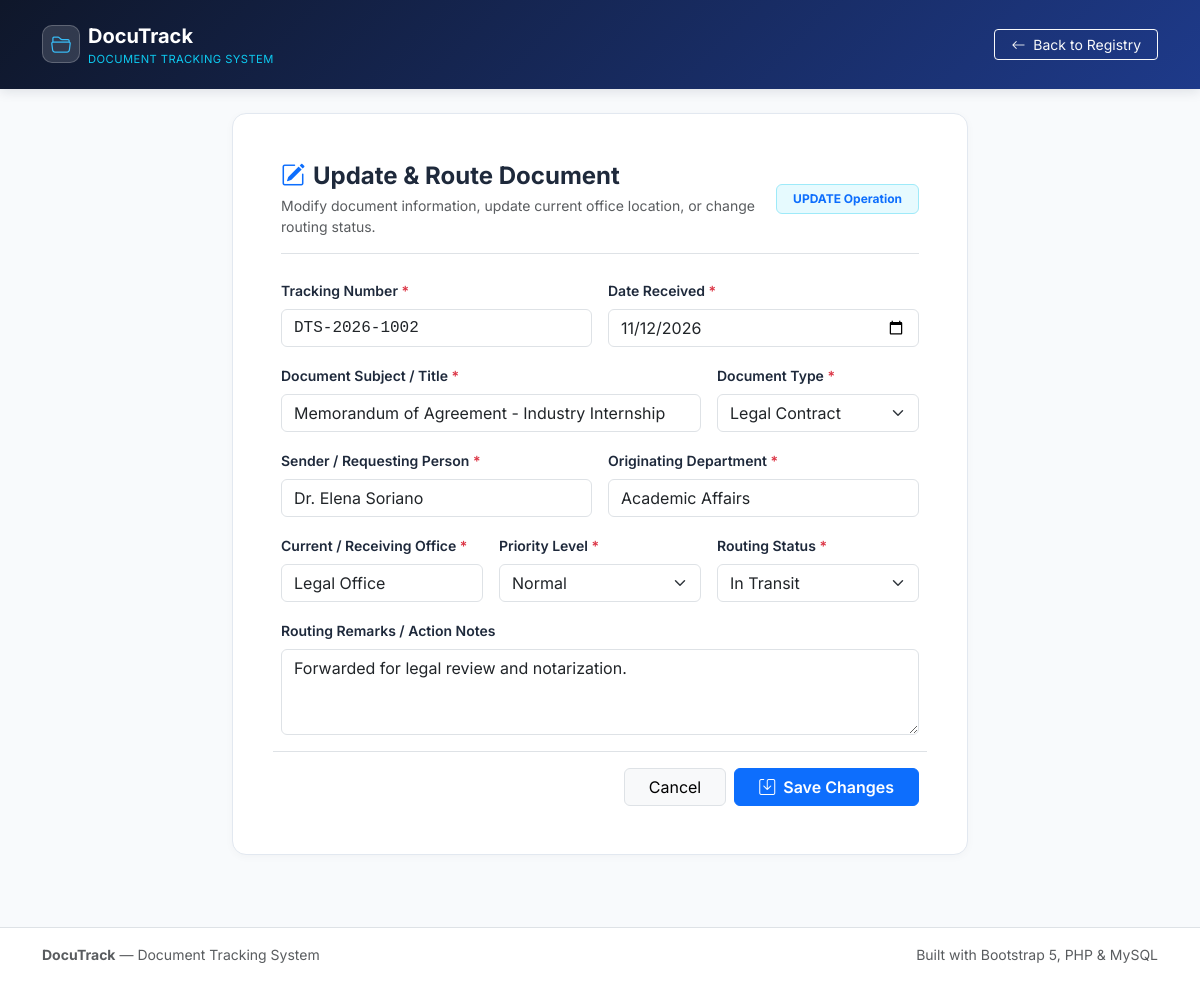
Page /edit.php?id=2 on the committed database.
### tables this page shows
CREATE TABLE IF NOT EXISTS `documents` (
  `id` INT(11) UNSIGNED NOT NULL AUTO_INCREMENT,
  `tracking_number` VARCHAR(30) NOT NULL,
  `title` VARCHAR(150) NOT NULL,
  `doc_type` VARCHAR(60) NOT NULL,
  `sender_name` VARCHAR(100) NOT NULL,
  `origin_dept` VARCHAR(100) NOT NULL,
  `current_office` VARCHAR(100) NOT NULL,
  `priority` ENUM('Low', 'Normal', 'High', 'Urgent') NOT NULL DEFAULT 'Normal',
  `status` ENUM('Pending', 'In Transit', 'Under Review', 'Approved', 'Completed', 'Returned') NOT NULL DEFAULT 'Pending',
  `date_received` DATE NOT NULL,
  `remarks` TEXT DEFAULT NULL,
  `created_at` TIMESTAMP NOT NULL DEFAULT CURRENT_TIMESTAMP,
  `updated_at` TIMESTAMP NOT NULL DEFAULT CURRENT_TIMESTAMP ON UPDATE CURRENT_TIMESTAMP,
  PRIMARY KEY (`id`),
  UNIQUE KEY `uk_tracking_number` (`tracking_number`)
);

### edit.php (the view, shortened to what this page needs)
<?php
require_once 'db_connect.php';
$id = isset($_GET['id']) ? (int)$_GET['id'] : (isset($_POST['id']) ? (int)$_POST['id'] : 0);
$stmt = $conn->prepare("SELECT * FROM documents WHERE id = ?");
$stmt->bind_param("i", $id);
$stmt->execute();
$res = $stmt->get_result();
$doc = $res->fetch_assoc();
?>
<!DOCTYPE html>
<html lang="en">
<head>
    <link href="https://cdn.jsdelivr.net/npm/bootstrap@5.3.3/dist/css/bootstrap.min.css" rel="stylesheet">
    <link href="https://cdn.jsdelivr.net/npm/bootstrap-icons@1.11.3/font/bootstrap-icons.min.css" rel="stylesheet">
    <link rel="stylesheet" href="style.css">
</head>
<body>
<nav class="navbar navbar-expand-lg navbar-dark navbar-brand-custom py-3">
    <div class="container">
        <a class="navbar-brand d-flex align-items-center gap-2 fw-bold" href="index.php">
            <span class="brand-icon-box">
                <i class="bi bi-folder2-open fs-5"></i>
            </span>
            <div>
                <span class="fs-5 tracking-tight">DocuTrack</span>
                <span class="d-block text-info fw-normal" style="font-size: 0.7rem; letter-spacing: 0.04em;">DOCUMENT TRACKING SYSTEM</span>
            </div>
        </a>
        <div class="ms-auto">
            <a href="index.php" class="btn btn-outline-light btn-sm px-3">
                <i class="bi bi-arrow-left me-1"></i> Back to Registry
            </a>
        </div>
    </div>
</nav>
<div class="container py-4">
    <div class="row justify-content-center">
        <div class="col-12 col-lg-8">
            <div class="content-card p-4 p-md-5">
                <div class="d-flex align-items-center justify-content-between border-bottom pb-3 mb-4">
                    <div>
                        <h4 class="fw-bold mb-1"><i class="bi bi-pencil-square text-primary me-2"></i>Update &amp; Route Document</h4>
                        <p class="text-muted small mb-0">Modify document information, update current office location, or change routing status.</p>
                    </div>
                    <span class="badge bg-info bg-opacity-10 text-primary border border-info-subtle px-3 py-2">UPDATE Operation</span>
                </div>
                <form method="POST" action="edit.php">
                    <div class="row g-3">
                        <div class="col-md-6">
                            <label class="form-label fw-semibold small">Tracking Number <span class="text-danger">*</span></label>
                            <input type="text" name="tracking_number" class="form-control font-monospace"
                                   value="<?= htmlspecialchars($doc['tracking_number']) ?>" required>
                        </div>
                        <div class="col-md-6">
                            <label class="form-label fw-semibold small">Date Received <span class="text-danger">*</span></label>
                            <input type="date" name="date_received" class="form-control"
                                   value="<?= htmlspecialchars($doc['date_received']) ?>" required>
                        </div>
                        <div class="col-md-8">
                            <label class="form-label fw-semibold small">Document Subject / Title <span class="text-danger">*</span></label>
                            <input type="text" name="title" class="form-control"
                                   value="<?= htmlspecialchars($doc['title']) ?>" required>
                        </div>
                        <div class="col-md-4">
                            <label class="form-label fw-semibold small">Document Type <span class="text-danger">*</span></label>
                            <select name="doc_type" class="form-select" required>
                                <?php
                                $typesList = ['Memorandum', 'Purchase Request', 'Travel Order', 'Legal Contract', 'Audit Report', 'Policy Memo', 'Endorsement Letter', 'Financial Voucher', 'Other'];
                                foreach ($typesList as $t):
                                ?>
                                    <option value="<?= htmlspecialchars($t) ?>" <?= ($doc['doc_type'] === $t) ? 'selected' : '' ?>><?= htmlspecialchars($t) ?></option>
                                <?php endforeach; ?>
                            </select>
                        </div>
                        <div class="col-md-6">
                            <label class="form-label fw-semibold small">Sender / Requesting Person <span class="text-danger">*</span></label>
                            <input type="text" name="sender_name" class="form-control"
                                   value="<?= htmlspecialchars($doc['sender_name']) ?>" required>
                        </div>
                        <div class="col-md-6">
                            <label class="form-label fw-semibold small">Originating Department <span class="text-danger">*</span></label>
                            <input type="text" name="origin_dept" class="form-control"
                                   value="<?= htmlspecialchars($doc['origin_dept']) ?>" required>
                        </div>
                        <div class="col-md-4">
                            <label class="form-label fw-semibold small">Current / Receiving Office <span class="text-danger">*</span></label>
                            <input type="text" name="current_office" class="form-control"
                                   value="<?= htmlspecialchars($doc['current_office']) ?>" required>
                        </div>
                        <div class="col-md-4">
                            <label class="form-label fw-semibold small">Priority Level <span class="text-danger">*</span></label>
                            <select name="priority" class="form-select" required>
                                <?php
                                $priorities = ['Low', 'Normal', 'High', 'Urgent'];
                                foreach ($priorities as $pr):
                                ?>
                                    <option value="<?= $pr ?>" <?= ($doc['priority'] === $pr) ? 'selected' : '' ?>><?= $pr ?></option>
                                <?php endforeach; ?>
                            </select>
                        </div>
                        <div class="col-md-4">
                            <label class="form-label fw-semibold small">Routing Status <span class="text-danger">*</span></label>
                            <select name="status" class="form-select" required>
                                <?php
                                $statuses = ['Pending', 'In Transit', 'Under Review', 'Approved', 'Completed', 'Returned'];
                                foreach ($statuses as $st):
                                ?>
                                    <option value="<?= $st ?>" <?= ($doc['status'] === $st) ? 'selected' : '' ?>><?= $st ?></option>
                                <?php endforeach; ?>
                            </select>
                        </div>
                        <div class="col-12">
                            <label class="form-label fw-semibold small">Routing Remarks / Action Notes</label>
                            <textarea name="remarks" rows="3" class="form-control"><?= htmlspecialchars($doc['remarks'] ?? '') ?></textarea>
                        </div>
                        <div class="col-12 pt-3 border-top d-flex justify-content-end gap-2">
                            <a href="index.php" class="btn btn-light border px-4">Cancel</a>
                            <button type="submit" class="btn btn-primary px-4 fw-semibold">
                                <i class="bi bi-save me-1"></i> Save Changes
                            </button>
                        </div>
                    </div>
                </form>
            </div>
        </div>
    </div>
</div>
<footer class="py-3 bg-white border-top mt-5">
    <div class="container d-flex flex-column flex-sm-row justify-content-between align-items-center small text-muted">
        <div><strong>DocuTrack</strong> &mdash; Document Tracking System</div>
        <div>Built with Bootstrap 5, PHP &amp; MySQL</div>
    </div>
</footer>
</body>
</html>

### style.css (style rules this page uses)
:root { --brand-primary: #1e3a8a; --brand-secondary: #2563eb; --brand-accent: #0ea5e9; --surface-bg: #f8fafc; }
body { background-color: var(--surface-bg); font-family: 'Inter', -apple-system, BlinkMacSystemFont, "Segoe UI", Roboto, sans-serif; color: #1e293b; min-height: 100vh; display: flex; flex-direction: column; }
.navbar-brand-custom { background: linear-gradient(135deg, #0f172a 0%, #1e3a8a 100%); box-shadow: 0 2px 12px rgba(15, 23, 42, 0.12); }
.brand-icon-box { width: 38px; height: 38px; background: rgba(255, 255, 255, 0.14); border: 1px solid rgba(255, 255, 255, 0.22); border-radius: 10px; display: inline-flex; align-items: center; justify-content: center; color: #38bdf8; }
.content-card { border: 1px solid #e2e8f0; border-radius: 14px; background: #ffffff; box-shadow: 0 2px 8px rgba(15, 23, 42, 0.03); }
footer { margin-top: auto; }

### rows in the picture
documents: tracking_number "DTS-2026-1002", date_received "11/12/2026", title "Memorandum of Agreement - Industry Internship", doc_type "Legal Contract", sender_name "Dr. Elena Soriano", origin_dept "Academic Affairs", current_office "Legal Office", priority "Normal", status "In Transit", remarks "Forwarded for legal review and notarization."
